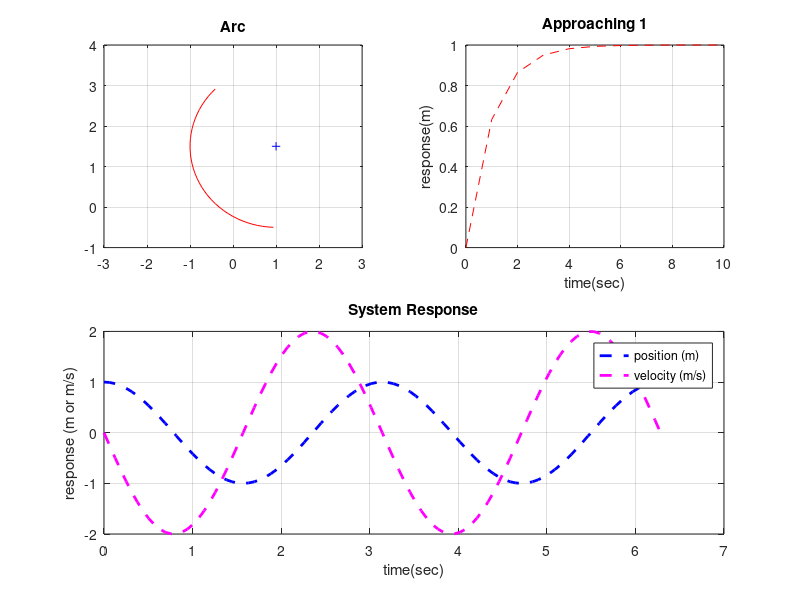

Write MATLAB code to recreate this figure.
clc;
clear all;
radius = 2;
x = 1; y = 1.5;

% convert the degree to radians
d1=deg2rad(135);
d2=deg2rad(270);

% subplot 1
theta = d1:pi/50:d2;
xp = radius * cos(theta) + x;
yp = radius * sin(theta) + y;
%subplot for first plot
subplot(2, 2, 1)
plot(xp, yp, 'r');
hold on
plot(1, 1.5, '+b')

%limits for x and y
ylim([-1 4]);
xlim([-3 3]);
grid on
%for title
title('Arc')
hold off

% subplot 2
% range
x=0:1:10;
% eq for subplot 2
y= 1-exp(-x);
subplot(2,2,2);

% limits
ylim([0,1]);
xlim([0,1]);
plot(x, y, '--r');
hold on
title('Approaching 1')
xlabel('time(sec)')
ylabel('response(m)')
hold off
grid on


% subplot 3
%given t range
t = 0:pi/50:2*pi;
%assign pos
pos = cos(2*t);
%assign vel value
vel = -2*sin(2*t);
%subplot
subplot(2, 2, [3,4])
%plot the third subplot with line width 2
plot(t, pos, '--b', 'LineWidth', 2)
hold on
plot(t, vel, '--m', 'LineWidth', 2)
%legend fro third subplot
legend('position (m)', 'velocity (m/s)','Location', 'northeast','Orientation','vertical')
title('System Response')
xlabel('time(sec)')
ylabel('response (m or m/s)')
grid on
hold off
